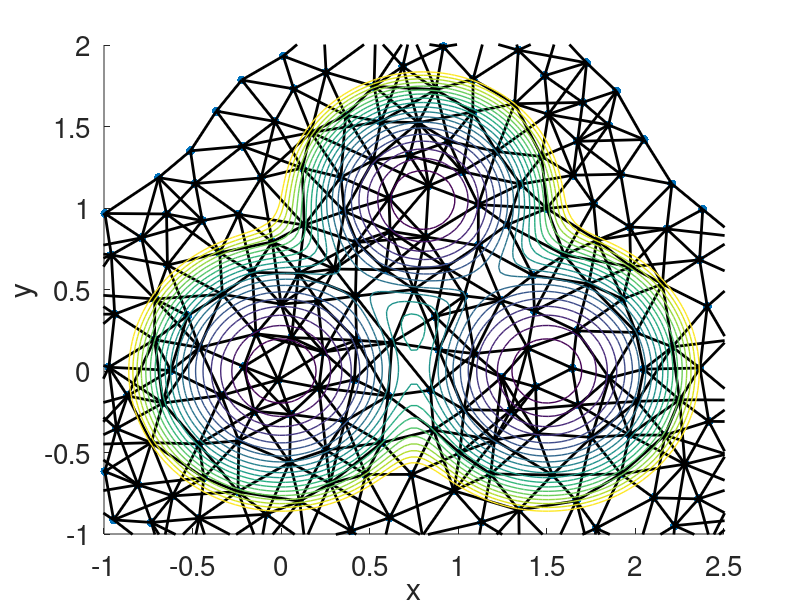

This figure's MATLAB source: (Note: this script raises an error after producing the figure.)
function learn_atlas_test()
%% CREATED TO DEBUG learn_atlas.m
%%
% Crosskey and Maggioni (2017) ATLAS, SIAM MMS code from Fig. 4, page 119
% 2D example with a 3-well smooth potential, page 142
% CM2D, CMpot2D, CMgrad2D
%% OUTPUT
% The number of charts is Nnet
% (1) For map from chart k to chart j:
% T = zeros(d,d,Nnet,Nnet)are  Nnet*Nnet d-by-d matrices
% mu = zeros(2*m1,Nnet,Nnet) are Nnet*Nnet 2*(m + 1)-by-1 vectors
% (2) c = zeros(d,Nnet,Nnet); % c_{k,j} = Phi_k(y_j), 
% where Phi_k is the embedding of the k-th chart
% (3) Drifts and covariance matrices for simulator at chart k:
% b = zeros(d,Nnet);
% sig = zeros(d,d,Nnet);
%%
%% Data and parameters
delta = 0.2;
pot = @(x)CMpot2D(x);
fun = @(x)(-CMgrad2D(x)); % dx = -grad(U(x))dt + dW
% MakeDeltaNet(delta,pot,fun); % created and saved
data = load('delta_net_CM2D.mat');
net = data.net; % coordinates of vertices of the delta-net
E = data.E; % edges of the delta-net
xgrid = data.xg;
ygrid = data.yg;
Ugrid = data.U;
deg = data.deg;
maxdeg = data.maxdeg;
nei = data.nei;
%% graphics
figure(2); clf; hold on;
plot(net(1,:),net(2,:),'.','Markersize',20);
le = length(E);
for i = 1 : le
    plot([net(1,E(i,1)),net(1,E(i,2))],[net(2,E(i,1)),net(2,E(i,2))],'color','k','LineWidth',2);
end
contour(xgrid,ygrid,Ugrid,linspace(0,3.7,20),'Linewidth',1);
xlabel('x','Fontsize',20);
ylabel('y','Fontsize',20);
set(gca,'Fontsize',20);
drawnow;
%%
% parameters
dim = size(net,1); % dimension of the whole space where manifold M is embedded
d = 2; % dimension of the manifold M
Nnet = size(net,2); % the number of points in the delta-net
t0 = delta^2; % I added the factor 0.1; the simulation time forgetting landmarks
m = 10; % m + 1 = the number of landmarks
p = 10000; % 10000 number of paths to determine drift and diffusion
%% create landmarks
m1 = m + 1;
for k = 1 : Nnet
    A(:,1,k) = net(:,k);
    a = simulator(net(:,k),m,t0,fun); % a is d-by-m matrix where x\in R^d
    A(:,2 : m1,k) = a;
end
% A(:,1,k) is the k-th point of the delta-net
% A(:,2 : m1,k) are the landmarks around k-th point of the delta-net

% Plot landmarks and connect them with straight line segments with the
% corresponding points of the delta-net
col = jet(Nnet);
for k = 1 : Nnet
    for j = 1 : m1
%         fprintf('k = %d, j = %d, net = [%d,%d], A = [%d,%d]\n',k,j,net(1,k),net(2,k),A(1,j,k),A(2,j,k));
        if j >= 2
            plot([A(1,1,k),A(1,j,k)],[A(2,1,k),A(2,j,k)],'color',col(k,:));
        else
            Ap = squeeze(A(:,:,k));
            plot(Ap(1,:),Ap(2,:),'*','color','r');
        end
    end
end
%% simulate paths for estimating drift and diffusion for each net point
% note: k ~ j if |net(:,k) - net(:,j)| < 2*delta
del2 = 4*delta^2;
pt0 = p*t0;
c = zeros(d,Nnet,Nnet); % c_{k,j} = Phi_k(y_j), Phi_k is the embedding of the k-th chart
Lnew = zeros(d,(maxdeg + 1)*m1,Nnet); % L(:,:,k) = Phi_k(Lk)
T = zeros(d,d,Nnet,Nnet);
mu = zeros(d,Nnet,Nnet);
b = zeros(d,Nnet);
sig = zeros(d,d,Nnet);
for k = 1 : 7 %Nnet
    fprintf('k = %d\n',k);
    x = simulator(net(:,k),p,t0,fun);
    Lk = squeeze(A(:,:,k));
    index = [];
    % index are the indices of net(:,j) in Lk
    for neib = 1 : deg(k)
        % find points for landmarks within radius 2*delta of net(:,k)
        j = nei(k,neib);
        fprintf('j = %d\n',j)
        A1 = squeeze(A(:,:,j));
        index = [index;[j,size(Lk,2) + 1]];
        Lk = [Lk,A1]; % Lk = union_{i ~ k} A_i
    end
    % Lk is the union of k-th delta-net point together with its landmarks 
    % and all delta-net points lying with distance 2*delta from the k-th
    % delta-net point + their landmarks
    [Lknew,xnew] = LMDS(Lk,x,d); % d is the desired output dimension
    % find Phi_k(net(:,j)) where Phi_k is the embedding map of the k-th
    % chart
     nneib = size(index,1);
    % shift coordinates so that c(:,k,k) = 0
    shift = Lknew(:,1); % place the image of k-th delta-net point into the origin
    Lknew = Lknew - shift*ones(1,size(Lknew,2));
    xnew = xnew - shift*ones(1,size(xnew,2));
    for neib = 1 : nneib
        c(:,k,index(neib,1)) = Lknew(:,index(neib,2)); 
    end
    c(:,k,k) = zeros(d,1);
%     figure; hold on
%     plot(x(1,:),x(2,:),'.','Markersize',20,'color',[0.5 0 0.5]);
%     plot(Lk(1,:),Lk(2,:),'o','color','m');
    if k == 1 | k == 7
        if k == 1
            col1 = 'b';
            col2 = 'r';
            j = 2;
        else
            col1 = 'r';
            col2 = 'b';
            j = 8;
        end
        figure;
        grid;
        hold on
%         plot(Lknew(1,:),Lknew(2,:),'o','color','m');
        plot(Lknew(1,1 : m1),Lknew(2,1 : m1),'.','color',col1,'Markersize',20);
        plot(Lknew(1,1),Lknew(2,1),'.','color',col1,'Markersize',40);
        plot(Lknew(1,(j - 1)*m1 + 1 : j*m1),Lknew(2,(j - 1)*m1 + 1 : j*m1),'.','color',col2,'Markersize',20);
        plot(Lknew(1,(j - 1)*m1 + 1),Lknew(2,(j - 1)*m1 + 1),'.','color',col2,'Markersize',40);
        title(sprintf('k = %d',k),'Fontsize',20);
    end
    Lnew(:,1 : m1*(deg(k) + 1),k) = Lknew;
    fprintf('k = %d, deg = %d, size of Lknew = [%d,%d]\n',k,deg(k),size(Lknew,1),size(Lknew,2));
    % find drift and diffusion
    b(:,k) = sum(xnew,2)/pt0;
    aux = cov(xnew')/t0;
    [evec,eval] = eig(aux);
    sig(:,:,k) = evec*sqrt(eval)*evec';
    % compute switching maps
    for neib = 1 : nneib
        j = nei(k,neib);
        if j < k
            i = m1*neib + 1;
            % first goes point k, then goes point j in both charts
            Lkjnew = [Lknew(:,1 : m1),Lknew(:,i : i + m1 - 1)]';
            Ljnew = Lnew(:,1 : m1*(deg(j) + 1),j);
            ik = find(nei(j,:) == k);
            i = m1*ik + 1;
            Ljknew = [Ljnew(:,i : i + m1 - 1),Ljnew(:,1 : m1)]';
            % Lkjnew and Ljknew are 2*m1-by-d matrices
            % find their row means
            mukj = mean(Lkjnew,1);
            mujk = mean(Ljknew,1);
            Tkj = (MPpseudo(Lkjnew - ones(size(Lkjnew,1),1)*mukj))*(Ljknew - ones(size(Lkjnew,1),1)*mujk);
            mu(:,k,j) = mukj';
            mu(:,j,k) = mujk';
            T(:,:,k,j) = Tkj;
            T(:,:,j,k) = inv(Tkj);
        end
    end
end
save('LearnedSimulator_CM2D.mat','delta','T','mu','c','b','sig','Lnew');
end
%% Moore-Penrose pseudoinverse
function B = MPpseudo(A)
[m,n] = size(A);
flag = 0;
if m > n
    r = rank(A);
    if r == n
        B = (A'*A)\(A');
        flag = 1;
    end
end
if flag == 0
    fprintf('Error in MPinverse: columns of A are linearly dependent\n');
    B = 0;
end
end
        


